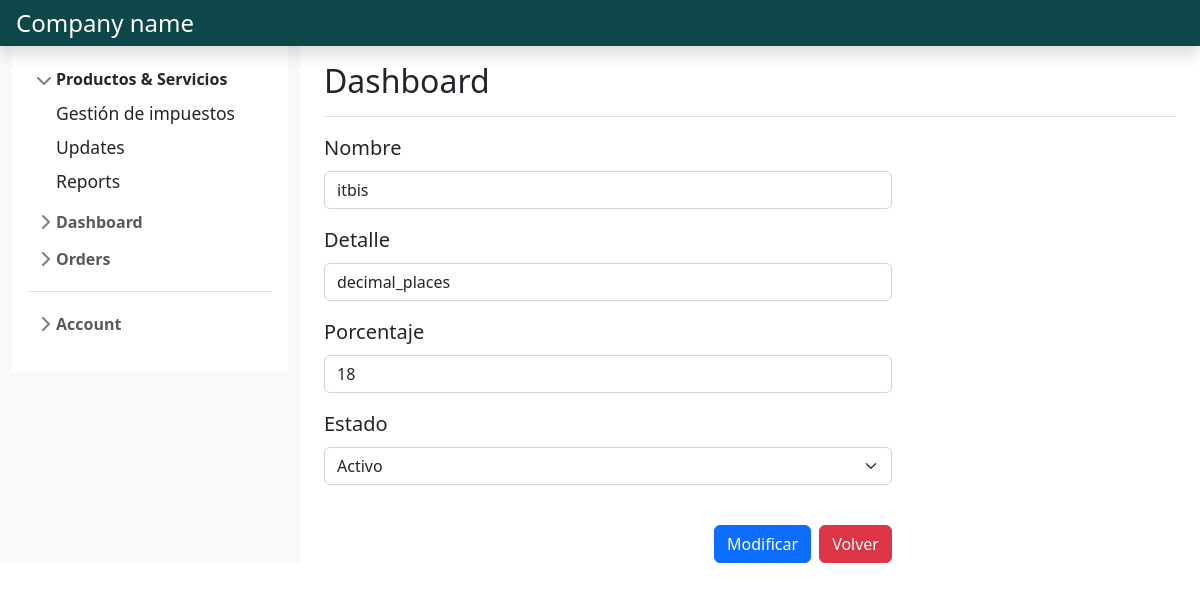
Before: /product_and_services/gestion_impuestos/modificar_impuesto/1/ (signed in) with the older database file.
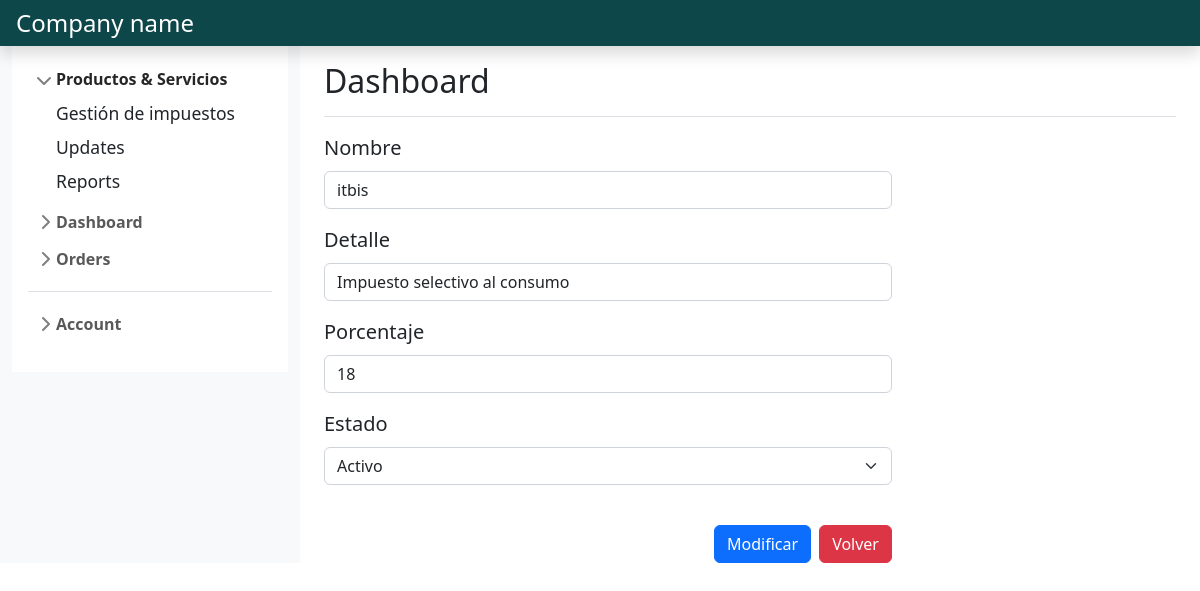
After: the same page with the newer database file.
### product_services_management/models.py (models this page shows)
class Impuesto(models.Model):
    nombre= models.CharField(max_length=10)
    detalle= models.CharField(max_length=35)
    porcentaje= models.DecimalField(max_digits=3, decimal_places=0)
    estado= models.BooleanField(default=True)
    creado= models.DateTimeField(auto_now_add=True)
    actualizado= models.DateTimeField(auto_now=True)

### product_services_management/views.py (the view, shortened to what this page needs)
# urls.py: path('gestion_impuestos/modificar_impuesto/<int:idimpuesto>/', views.modificar_impuesto, name='modificar impuesto'),
def modificar_impuesto(request, idimpuesto):
    if request.method == 'GET':
        impuesto= get_object_or_404(Impuesto, pk= idimpuesto)
        formimpuesto = FormModificarImpuesto(instance= impuesto)
        return render(request, 'formulario_impuesto.html', {'form': formimpuesto})

### product_services_management/forms.py
class FormModificarImpuesto(forms.ModelForm):
    class Meta:
        model= Impuesto
        fields= ['nombre', 'detalle', 'porcentaje', 'estado']
        widgets= {'nombre': forms.TextInput(attrs={'class':'form-control', 'placeholder':'Escriba el nombre común del impuesto.'}),
                  'detalle': forms.TextInput(attrs={'class':'form-control', 'placeholder':'Escriba el nombre detallado del impuesto.'}),
                  'porcentaje': forms.NumberInput(attrs={'class':'form-control', 'placeholder':'Introduzca el porcentaje del impuesto, ej: para 18% = 18'}),
                  'estado': forms.Select(attrs={'class':'form-select'}, choices=[(False, 'Inactivo'), (True, 'Activo')]),
        }

### product_services_management/templates/formulario_impuesto.html (shortened to what this page needs)
{% extends 'base.html' %}
{% block content %}
<form method="post" id="form_impuesto">
    {% for field in form %}
        <div class="mb-3 gy-2">
            <div class="col-sm-8 ">
                <label for="{{ field.name }}" class="form-label fs-5">{{field.label}}</label>
                {{field}}
            </div>
        </div>
    {% endfor %}
</form>
<br>
<div class="d-grid col-sm-8 gap-2 d-md-flex justify-content-md-end">
    <button type="button" class="btn btn-primary" data-bs-toggle="modal" data-bs-target="#exampleModal">
        Modificar
    </button>
    <a class="btn btn-danger" href="{% url 'gestion impuestos' %}">Volver</a>
  </div>
{% endblock %}

Changed rows visible on the page:
changed Impuesto "itbis": detalle "decimal_places" → "Impuesto selectivo al consumo"
